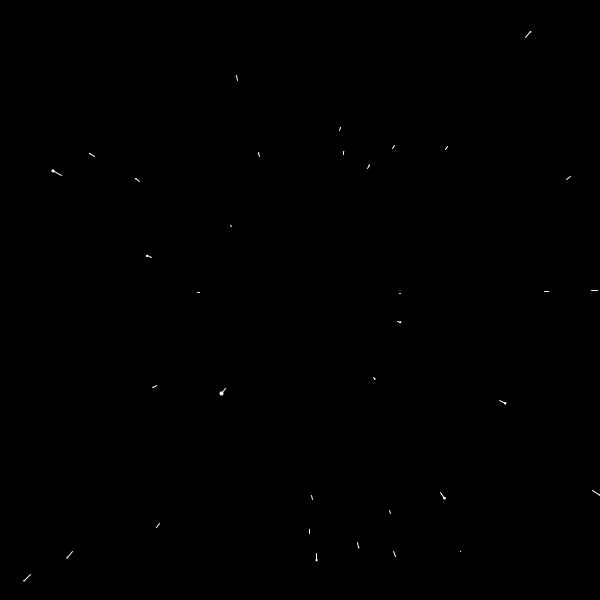
Frame 1 (no input)
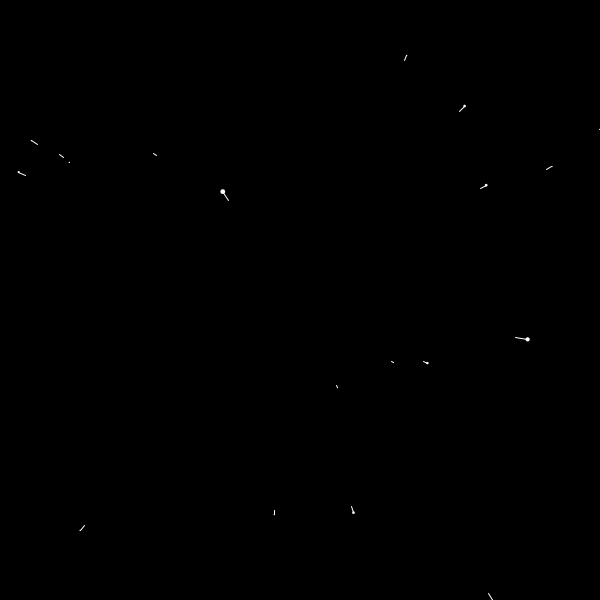
Frame 60 (the mouse pressed at the canvas centre just before this capture)
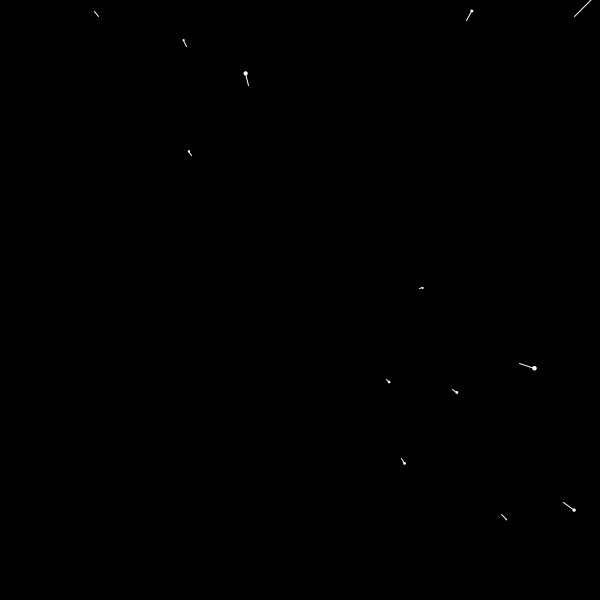
Frame 120 (the mouse held since frame 60 and released just before this capture)

The Processing sketch that drew these frames (run headless with seeded random() and noise(); from frame 60 on, the mouse is pressed at the canvas centre):

// Processing sketch: sketch_stars
// ── sketch_stars.pde
Star stars[] = new Star[100];

void setup(){
  size(600, 600);
  for(int i = 0; i < stars.length; i++){
      stars[i] = new Star(); 
  }
}

void draw(){
  background(0);
  translate(width/2, height/2);
  for(int i = 0; i < stars.length; i++){
      stars[i].update();
      stars[i].show();
  }

}

class Star{
float speed = 5;
float x = random(-width/2, width/2);
float y = random(-height/2, height/2);
float z = random(width/2);
float pz = z;

void update(){
z = z - speed;
if(z < 0){
x = random(-width/2, width/2);
y = random(-height/2, height/2);
z = random(width/2);
pz = z;
}
}

void show(){
fill(255);
noStroke();
float sx = map(x/z, 0, 1, 0, width/2);
float sy = map(y/z, 0, 1, 0, height/2);
float r = map(z, 0, width/2, 6, 0);
ellipse(sx, sy, r, r);
float px = map(x/pz, 0, 1, 0, width/2);
float py = map(y/pz, 0, 1, 0, height/2);
pz = z;
stroke(255);
line(px, py, sx, sy);
}
}
